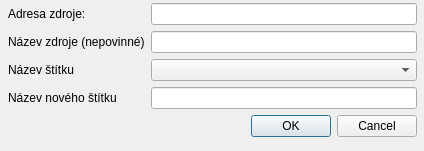
<?xml version="1.0" encoding="UTF-8"?>
<ui version="4.0">
 <class>addFeedDialog</class>
 <widget class="QDialog" name="addFeedDialog">
  <property name="geometry">
   <rect>
    <x>0</x>
    <y>0</y>
    <width>424</width>
    <height>151</height>
   </rect>
  </property>
  <property name="windowTitle">
   <string>Přidat zdroj</string>
  </property>
  <property name="windowIcon">
   <iconset resource="resources.qrc">
    <normaloff>:/icons/icons/GooDer.svgz</normaloff>:/icons/icons/GooDer.svgz</iconset>
  </property>
  <widget class="QWidget" name="layoutWidget">
   <property name="geometry">
    <rect>
     <x>8</x>
     <y>3</y>
     <width>409</width>
     <height>139</height>
    </rect>
   </property>
   <layout class="QGridLayout" name="gridLayout">
    <item row="0" column="0">
     <widget class="QLabel" name="labelFeedAddress">
      <property name="text">
       <string>Adresa zdroje: </string>
      </property>
     </widget>
    </item>
    <item row="0" column="1" colspan="2">
     <widget class="QLineEdit" name="feedAddress">
      <property name="minimumSize">
       <size>
        <width>262</width>
        <height>0</height>
       </size>
      </property>
     </widget>
    </item>
    <item row="1" column="0">
     <widget class="QLabel" name="labelFeedName">
      <property name="text">
       <string>Název zdroje (nepovinné)</string>
      </property>
     </widget>
    </item>
    <item row="1" column="1" colspan="2">
     <widget class="QLineEdit" name="feedName">
      <property name="minimumSize">
       <size>
        <width>262</width>
        <height>0</height>
       </size>
      </property>
     </widget>
    </item>
    <item row="2" column="1" colspan="2">
     <widget class="QComboBox" name="labelComboBox"/>
    </item>
    <item row="3" column="0">
     <widget class="QLabel" name="labelLabelName">
      <property name="text">
       <string>Název nového štítku</string>
      </property>
     </widget>
    </item>
    <item row="3" column="1" colspan="2">
     <widget class="QLineEdit" name="labelName">
      <property name="minimumSize">
       <size>
        <width>262</width>
        <height>0</height>
       </size>
      </property>
     </widget>
    </item>
    <item row="4" column="1" colspan="2">
     <widget class="QDialogButtonBox" name="buttonBox">
      <property name="orientation">
       <enum>Qt::Horizontal</enum>
      </property>
      <property name="standardButtons">
       <set>QDialogButtonBox::Cancel|QDialogButtonBox::Ok</set>
      </property>
     </widget>
    </item>
    <item row="2" column="0">
     <widget class="QLabel" name="label">
      <property name="text">
       <string>Název štítku</string>
      </property>
     </widget>
    </item>
   </layout>
  </widget>
 </widget>
 <resources>
  <include location="resources.qrc"/>
 </resources>
 <connections>
  <connection>
   <sender>buttonBox</sender>
   <signal>accepted()</signal>
   <receiver>addFeedDialog</receiver>
   <slot>accept()</slot>
   <hints>
    <hint type="sourcelabel">
     <x>248</x>
     <y>254</y>
    </hint>
    <hint type="destinationlabel">
     <x>157</x>
     <y>274</y>
    </hint>
   </hints>
  </connection>
  <connection>
   <sender>buttonBox</sender>
   <signal>rejected()</signal>
   <receiver>addFeedDialog</receiver>
   <slot>reject()</slot>
   <hints>
    <hint type="sourcelabel">
     <x>316</x>
     <y>260</y>
    </hint>
    <hint type="destinationlabel">
     <x>286</x>
     <y>274</y>
    </hint>
   </hints>
  </connection>
 </connections>
</ui>
